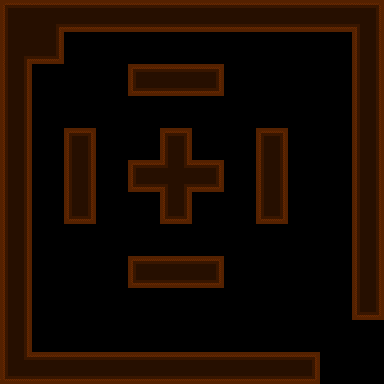

Below is a game level as drawn by its tile map, then a one-line description and the .tmx that defines it (tile-layer data replaced by summaries):
An orthogonal 12x12 tile map with 32x32 px tiles, 1 tile layer (Calque de Tile 1), 1 hidden layer not drawn, 2 tilesets.

<map version="1.0" orientation="orthogonal" width="12" height="12" tilewidth="32" tileheight="32">
 <tileset firstgid="1" name="min" tilewidth="32" tileheight="32">
  <image source="../tilesets/walls.png" width="256" height="192" />
 </tileset>
 <tileset firstgid="49" name="meta" tilewidth="32" tileheight="32">
  <image source="../tilesets/metaset2.png" width="64" height="64" />
 </tileset>
 <layer name="Calque de Tile 1" width="12" height="12">
  <data>[144 cells, 144 non-empty, 14 distinct tile ids]</data>
 </layer>
 <layer name="meta" width="12" height="12" visible="0">
  <data>[144 cells, 66 non-empty, 2 distinct tile ids]</data>
 </layer>
</map>
